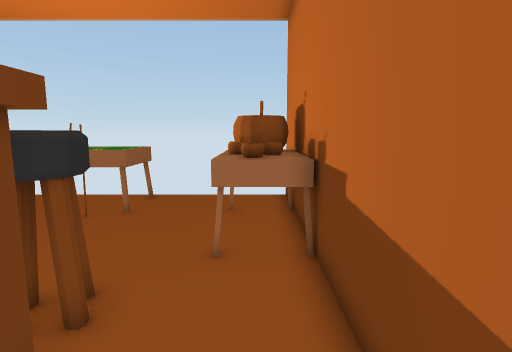
[1] (above)

12 first-person views from a walk through a Unity game level. The camera is 1.3 m above the floor, tilts 8° down and sees 80° across. The floor is counted in squares, 0.5 m on a side. Each view is taken from the middle of a square. On the plan, view 1 faces up. The plan holds only what a view shows up to about 20 squares ahead; the rest is blank. Some surface patterns are stand-ins.

[2]
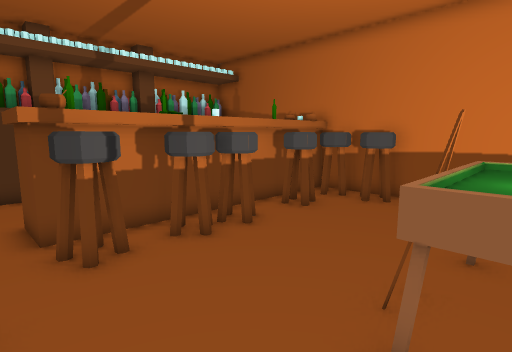

[3]
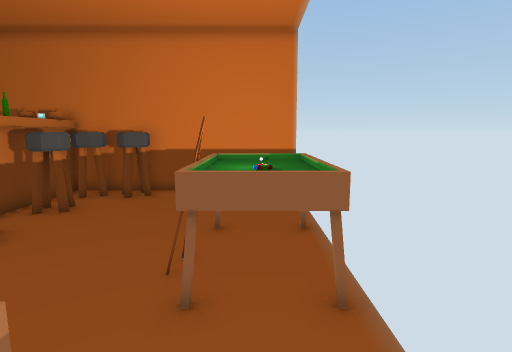

[4]
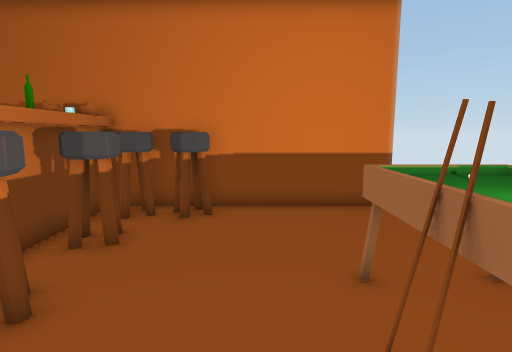

[5]
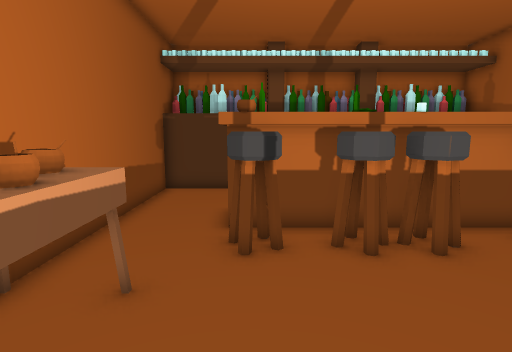

[6]
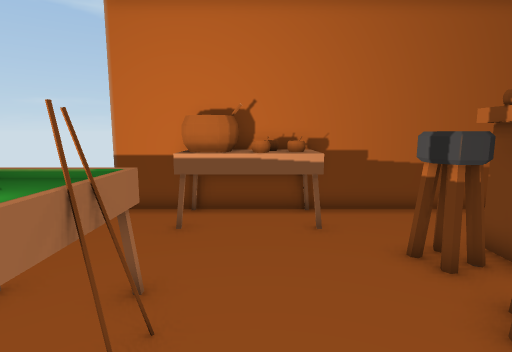

[7]
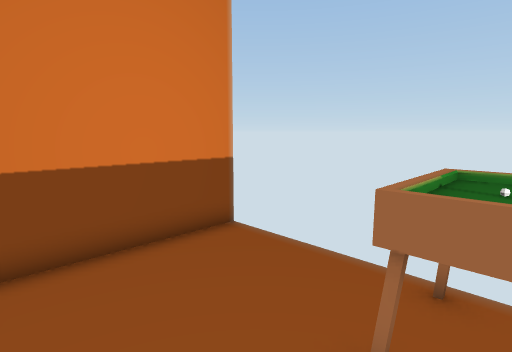

[8]
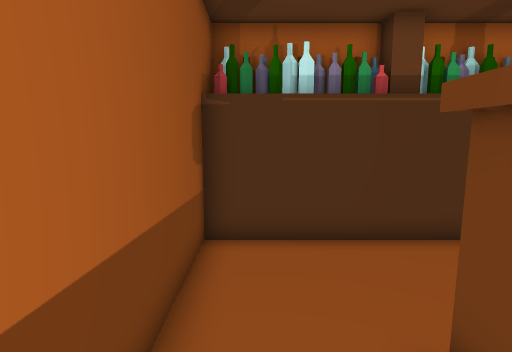

[9]
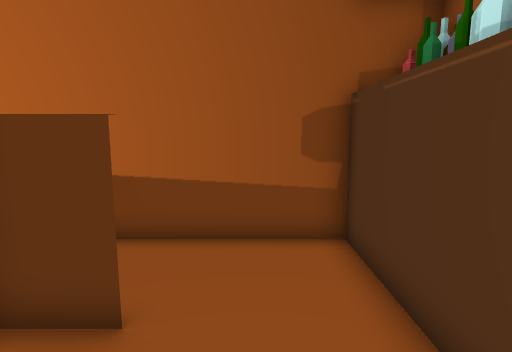

[10]
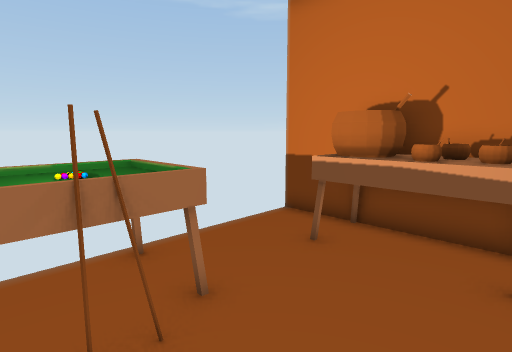

[11]
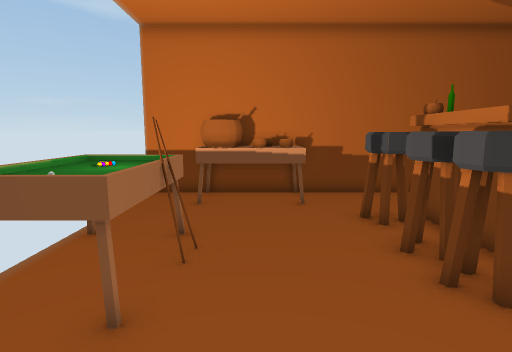

[12]
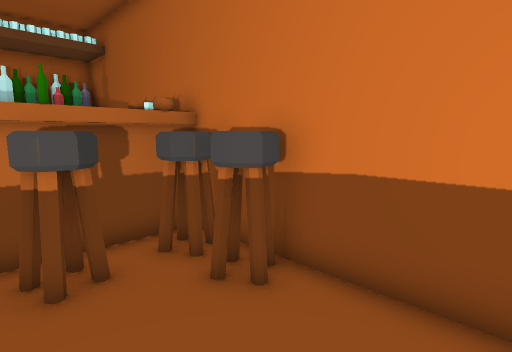

### Floor plan
Points are (right, up) in squares from view 1. A wall is a line through its corners. A room is listed if a view was taken in it or the views show most of it. See-through windows are left out.
Room 1 (views 1, 2, 3, 4, 5, 6, 7, 8, 9, 10, 11, 12)
walls: (-2.6, 3) (-2, 3) (-2, 0.5); (-2.6, 2.8) (-2.2, 2.8); (-2.2, 3) (-2.2, 0.8); (0.3, 8.5) (-0.2, 8.6) (-0.5, 8.8); (-12.5, 3) (-3.4, 3); (-12.5, 2.8) (-3.4, 2.8); (1, 9.1) (0.7, 8.7); (1.3, 8.4) (1.3, 12.9); (-5.1, -3.2) (1.3, -3.2) (1.3, 5.6); (-13.7, 12.9) (-13.7, 1.6)
ways out: gap at (-2, 1)
objects: other object (-13, 1); other object (-13, 2); other object (-13, 3); other object (-13, 4) to (-12, 5); other object (-13, 6) to (-12, 6); other object (-11, 4) to (-10, 5); other object (-8, 4) to (-7, 5); other object (-8, 10) to (-4, 12); other object (-6, 4) to (-5, 5); other object (-4, 4) to (-2, 5); other object (-3, 3); other object (-1, 6) to (1, 7); other object (-1, 8) to (0, 8); other object (-1, 9) to (-1, 10); other object (0, 7); other object (1, 8)

Positions as (right, up) in squares from view 1, and headings:
1: (0, 0), facing up
2: (-1, 11), facing down-left
3: (0, 11), facing left
4: (-3, 8), facing left
5: (-3, 11), facing down
6: (-9, 8), facing right
7: (-7, 7), facing up-left
8: (0, 4), facing down
9: (-6, -1), facing right
10: (-7, 6), facing up-right
11: (-12, 8), facing right
12: (-9, 10), facing down-left
